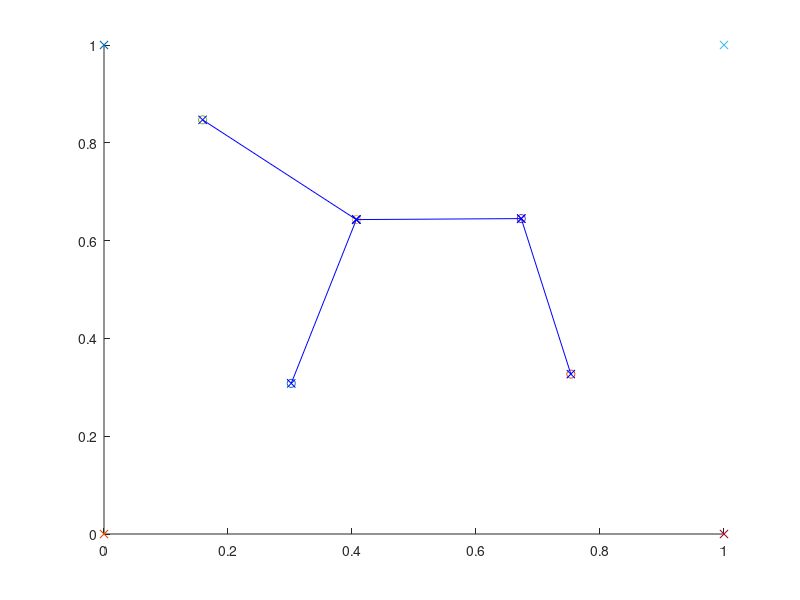

This figure's MATLAB source:
N= [0.302 0.308;0.753 0.327;0.407 0.643;0.673 0.645;0.159 0.847]
C= [0 0; 0 1; 1 0; 1 1]
hold on
for x=1:5
    scatter(N(x,1),N(x,2))
end 
    scatter(1,1,'x')
    scatter(1,0,'x')
    scatter(0,1,'x')
    scatter(0,0,'x')
plot([N(5,1) N(3,1)],[N(5,2) N(3,2)],'b-x')
plot([N(1,1) N(3,1)],[N(1,2) N(3,2)],'b-x')
plot([N(4,1) N(3,1)],[N(4,2) N(3,2)],'b-x')
plot([N(4,1) N(2,1)],[N(4,2) N(2,2)],'b-x')

for x=1:5
    for j=1:5
        D(x,j)=sqrt((N(x,1)-N(j,1))^2+(N(x,2)-N(j,2))^2)
    end
end 

for x=1:4
    for j=1:5
        K(x,j)=sqrt((C(x,1)-N(j,1))^2+(C(x,2)-N(j,2))^2)
    end
end 
